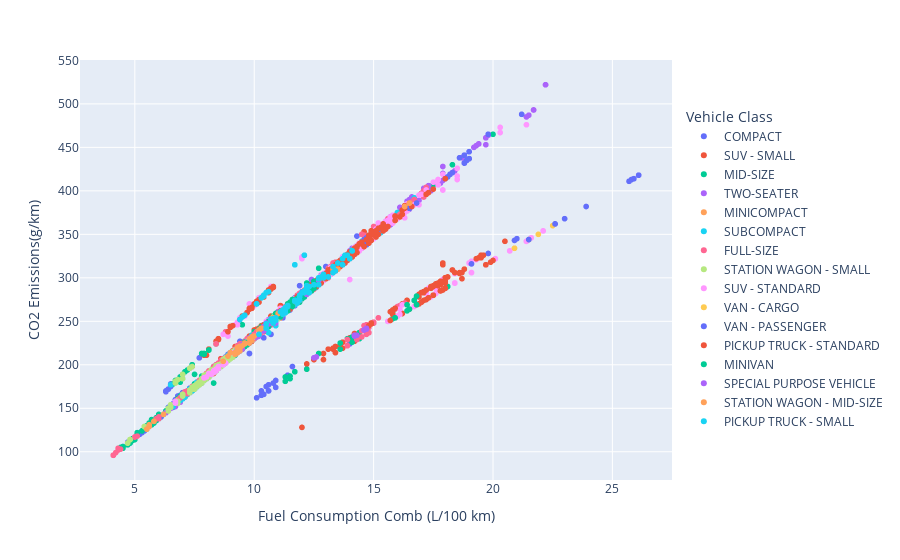

Notebook source saved alongside this figure:
### Code cell
# plotly scatter 
fig = px.scatter(df_co2, x='Fuel Consumption Comb (L/100 km)', y='CO2 Emissions(g/km)', color='Vehicle Class')
fig.update_layout(legend_x= 1.02, legend_y=0.5)

fig.show()

### Figure 1 — Plotly figure (JSON) as saved in the notebook; plotly's stock layout.template omitted (floating-point values rounded to 4 significant figures; data arrays with more than 128 entries replaced by an {"elided": "..."} marker saying what was removed)
{"data": [{"hovertemplate": "Vehicle Class=COMPACT<br>Fuel Consumption Comb (L/100 km)=%{x}<br>CO2 Emissions(g/km)=%{y}<extra></extra>", "legendgroup": "COMPACT", "marker": {"color": "#636efa", "symbol": "circle"}, "mode": "markers", "name": "COMPACT", "showlegend": true, "type": "scattergl", "x": {"elided": "1022 float values"}, "xaxis": "x", "y": {"elided": "1022 int values"}, "yaxis": "y"}, {"hovertemplate": "Vehicle Class=SUV - SMALL<br>Fuel Consumption Comb (L/100 km)=%{x}<br>CO2 Emissions(g/km)=%{y}<extra></extra>", "legendgroup": "SUV - SMALL", "marker": {"color": "#EF553B", "symbol": "circle"}, "mode": "markers", "name": "SUV - SMALL", "showlegend": true, "type": "scattergl", "x": {"elided": "1217 float values"}, "xaxis": "x", "y": {"elided": "1217 int values"}, "yaxis": "y"}, {"hovertemplate": "Vehicle Class=MID-SIZE<br>Fuel Consumption Comb (L/100 km)=%{x}<br>CO2 Emissions(g/km)=%{y}<extra></extra>", "legendgroup": "MID-SIZE", "marker": {"color": "#00cc96", "symbol": "circle"}, "mode": "markers", "name": "MID-SIZE", "showlegend": true, "type": "scattergl", "x": {"elided": "1133 float values"}, "xaxis": "x", "y": {"elided": "1133 int values"}, "yaxis": "y"}, {"hovertemplate": "Vehicle Class=TWO-SEATER<br>Fuel Consumption Comb (L/100 km)=%{x}<br>CO2 Emissions(g/km)=%{y}<extra></extra>", "legendgroup": "TWO-SEATER", "marker": {"color": "#ab63fa", "symbol": "circle"}, "mode": "markers", "name": "TWO-SEATER", "showlegend": true, "type": "scattergl", "x": {"elided": "460 float values"}, "xaxis": "x", "y": {"elided": "460 int values"}, "yaxis": "y"}, {"hovertemplate": "Vehicle Class=MINICOMPACT<br>Fuel Consumption Comb (L/100 km)=%{x}<br>CO2 Emissions(g/km)=%{y}<extra></extra>", "legendgroup": "MINICOMPACT", "marker": {"color": "#FFA15A", "symbol": "circle"}, "mode": "markers", "name": "MINICOMPACT", "showlegend": true, "type": "scattergl", "x": {"elided": "326 float values"}, "xaxis": "x", "y": {"elided": "326 int values"}, "yaxis": "y"}, {"hovertemplate": "Vehicle Class=SUBCOMPACT<br>Fuel Consumption Comb (L/100 km)=%{x}<br>CO2 Emissions(g/km)=%{y}<extra></extra>", "legendgroup": "SUBCOMPACT", "marker": {"color": "#19d3f3", "symbol": "circle"}, "mode": "markers", "name": "SUBCOMPACT", "showlegend": true, "type": "scattergl", "x": {"elided": "606 float values"}, "xaxis": "x", "y": {"elided": "606 int values"}, "yaxis": "y"}, {"hovertemplate": "Vehicle Class=FULL-SIZE<br>Fuel Consumption Comb (L/100 km)=%{x}<br>CO2 Emissions(g/km)=%{y}<extra></extra>", "legendgroup": "FULL-SIZE", "marker": {"color": "#FF6692", "symbol": "circle"}, "mode": "markers", "name": "FULL-SIZE", "showlegend": true, "type": "scattergl", "x": {"elided": "639 float values"}, "xaxis": "x", "y": {"elided": "639 int values"}, "yaxis": "y"}, {"hovertemplate": "Vehicle Class=STATION WAGON - SMALL<br>Fuel Consumption Comb (L/100 km)=%{x}<br>CO2 Emissions(g/km)=%{y}<extra></extra>", "legendgroup": "STATION WAGON - SMALL", "marker": {"color": "#B6E880", "symbol": "circle"}, "mode": "markers", "name": "STATION WAGON - SMALL", "showlegend": true, "type": "scattergl", "x": {"elided": "252 float values"}, "xaxis": "x", "y": {"elided": "252 int values"}, "yaxis": "y"}, {"hovertemplate": "Vehicle Class=SUV - STANDARD<br>Fuel Consumption Comb (L/100 km)=%{x}<br>CO2 Emissions(g/km)=%{y}<extra></extra>", "legendgroup": "SUV - STANDARD", "marker": {"color": "#FF97FF", "symbol": "circle"}, "mode": "markers", "name": "SUV - STANDARD", "showlegend": true, "type": "scattergl", "x": {"elided": "735 float values"}, "xaxis": "x", "y": {"elided": "735 int values"}, "yaxis": "y"}, {"hovertemplate": "Vehicle Class=VAN - CARGO<br>Fuel Consumption Comb (L/100 km)=%{x}<br>CO2 Emissions(g/km)=%{y}<extra></extra>", "legendgroup": "VAN - CARGO", "marker": {"color": "#FECB52", "symbol": "circle"}, "mode": "markers", "name": "VAN - CARGO", "showlegend": true, "type": "scattergl", "x": [15.1, 15.9, 20.9, 16.5, 21.5, 16.5, 21.5, 16.5, 22.6, 16.2, 21.9, 17.2, 22.5, 15.1, 15.9, 20.9, 16.5, 21.5, 16.5, 21.5, 16.5, 22.6], "xaxis": "x", "y": [347, 366, 334, 380, 344, 380, 344, 380, 362, 373, 350, 396, 360, 347, 366, 334, 380, 344, 380, 344, 380, 362], "yaxis": "y"}, {"hovertemplate": "Vehicle Class=VAN - PASSENGER<br>Fuel Consumption Comb (L/100 km)=%{x}<br>CO2 Emissions(g/km)=%{y}<extra></extra>", "legendgroup": "VAN - PASSENGER", "marker": {"color": "#636efa", "symbol": "circle"}, "mode": "markers", "name": "VAN - PASSENGER", "showlegend": true, "type": "scattergl", "x": [16.5, 21.5, 16.5, 22.6, 18.0, 18.8, 25.7, 18.2, 18.9, 25.8, 16.8, 23.0, 21.2, 18.3, 23.9, 16.5, 21.5, 16.5, 22.6, 18.0, 18.8, 25.7, 18.2, 18.9, 25.8, 18.0, 18.8, 18.8, 25.9, 18.1, 19.0, 19.0, 26.1, 14.7, 14.8, 19.7, 18.0, 18.8, 18.8, 25.9, 18.1, 19.0, 19.0, 26.1, 18.8, 19.8, 14.6, 15.2, 21.0, 18.8, 19.8, 18.6, 19.0, 14.6, 15.1, 20.9, 18.6, 19.0, 14.7, 15.1, 14.7, 15.2, 14.5, 19.1, 15.0, 19.8], "xaxis": "x", "y": [380, 344, 380, 362, 414, 432, 411, 419, 435, 413, 386, 368, 488, 421, 382, 380, 344, 380, 362, 414, 432, 411, 419, 435, 413, 414, 432, 432, 414, 416, 437, 437, 418, 338, 340, 315, 414, 432, 432, 414, 416, 437, 437, 418, 441, 465, 342, 356, 345, 441, 465, 438, 445, 344, 354, 343, 438, 445, 345, 354, 346, 355, 340, 316, 352, 328], "yaxis": "y"}, {"hovertemplate": "Vehicle Class=PICKUP TRUCK - STANDARD<br>Fuel Consumption Comb (L/100 km)=%{x}<br>CO2 Emissions(g/km)=%{y}<extra></extra>", "legendgroup": "PICKUP TRUCK - STANDARD", "marker": {"color": "#EF553B", "symbol": "circle"}, "mode": "markers", "name": "PICKUP TRUCK - STANDARD", "showlegend": true, "type": "scattergl", "x": {"elided": "538 float values"}, "xaxis": "x", "y": {"elided": "538 int values"}, "yaxis": "y"}, {"hovertemplate": "Vehicle Class=MINIVAN<br>Fuel Consumption Comb (L/100 km)=%{x}<br>CO2 Emissions(g/km)=%{y}<extra></extra>", "legendgroup": "MINIVAN", "marker": {"color": "#00cc96", "symbol": "circle"}, "mode": "markers", "name": "MINIVAN", "showlegend": true, "type": "scattergl", "x": [12.0, 16.8, 11.8, 16.5, 10.6, 12.0, 9.7, 9.8, 11.1, 11.4, 15.9, 11.3, 12.4, 12.1, 12.0, 16.8, 11.8, 16.4, 10.6, 11.6, 11.4, 12.5, 9.6, 9.8, 10.5, 11.4, 15.9, 11.4, 12.5, 12.0, 16.8, 11.8, 16.4, 10.6, 11.6, 11.4, 12.5, 9.7, 9.8, 11.4, 12.5, 10.9, 10.6, 11.8, 16.7, 10.7, 11.6, 11.4, 12.5, 9.6, 9.8, 10.9, 11.7, 10.9, 10.6, 11.8, 16.7, 10.7, 10.6, 11.6, 11.4, 12.5, 10.9, 11.7, 10.9, 10.6, 11.8, 16.7, 10.7, 10.6, 11.5, 10.8, 11.7, 10.6, 10.6, 11.8, 10.6, 11.5, 11.0, 11.7], "xaxis": "x", "y": [276, 269, 271, 264, 244, 276, 223, 225, 255, 262, 254, 260, 285, 278, 276, 269, 271, 262, 244, 267, 262, 288, 221, 225, 242, 262, 254, 262, 288, 282, 279, 276, 269, 250, 275, 269, 296, 226, 229, 267, 290, 257, 249, 276, 274, 251, 275, 269, 296, 226, 230, 255, 274, 259, 249, 276, 274, 252, 247, 275, 269, 296, 256, 274, 259, 249, 276, 274, 252, 247, 272, 254, 274, 249, 249, 276, 248, 271, 259, 274], "yaxis": "y"}, {"hovertemplate": "Vehicle Class=SPECIAL PURPOSE VEHICLE<br>Fuel Consumption Comb (L/100 km)=%{x}<br>CO2 Emissions(g/km)=%{y}<extra></extra>", "legendgroup": "SPECIAL PURPOSE VEHICLE", "marker": {"color": "#ab63fa", "symbol": "circle"}, "mode": "markers", "name": "SPECIAL PURPOSE VEHICLE", "showlegend": true, "type": "scattergl", "x": [9.5, 9.9, 10.1, 10.4, 10.2, 12.2, 9.3, 9.4, 9.4, 9.9, 10.2, 10.4, 10.1, 12.2, 9.4, 9.8, 9.4, 9.5, 10.4, 10.4, 14.2, 10.7, 10.7, 14.6, 10.7, 10.7, 14.6, 11.4, 12.7, 10.2, 10.9, 9.4, 9.8, 9.4, 10.4, 14.2, 10.8, 14.7, 12.7, 10.2, 10.5, 9.4, 9.9, 9.3, 10.4, 14.3, 10.7, 14.7, 12.7, 10.7, 11.4, 9.3, 9.9, 9.3, 9.3, 12.6, 10.6, 9.2, 9.2, 12.5, 10.7, 12.7, 10.7, 10.5, 11.4, 9.3, 9.9, 9.3, 12.6, 9.3, 10.6, 9.2, 9.2, 12.5, 10.7, 9.3, 9.9], "xaxis": "x", "y": [218, 228, 232, 239, 235, 281, 214, 216, 216, 228, 235, 239, 232, 281, 216, 225, 220, 223, 243, 243, 233, 252, 252, 240, 252, 252, 240, 268, 298, 233, 248, 220, 231, 220, 244, 234, 253, 242, 298, 240, 248, 220, 232, 218, 244, 234, 251, 241, 298, 251, 268, 218, 232, 219, 219, 209, 247, 214, 214, 208, 251, 297, 251, 248, 268, 218, 232, 219, 209, 219, 247, 214, 214, 208, 251, 218, 232], "yaxis": "y"}, {"hovertemplate": "Vehicle Class=STATION WAGON - MID-SIZE<br>Fuel Consumption Comb (L/100 km)=%{x}<br>CO2 Emissions(g/km)=%{y}<extra></extra>", "legendgroup": "STATION WAGON - MID-SIZE", "marker": {"color": "#FFA15A", "symbol": "circle"}, "mode": "markers", "name": "STATION WAGON - MID-SIZE", "showlegend": true, "type": "scattergl", "x": [9.2, 9.3, 10.5, 13.5, 13.5, 5.5, 9.3, 9.3, 10.8, 13.3, 9.4, 9.8, 9.9, 5.6, 9.0, 9.3, 13.3, 10.8, 9.8, 9.9, 5.6, 8.9, 11.0, 9.8, 9.9, 5.8, 8.7, 9.4, 9.4, 13.3, 9.6, 9.5, 11.1, 9.8, 9.9, 5.8, 9.3, 9.2, 9.6, 10.2, 12.7, 9.6, 10.8, 10.2, 10.3, 16.3, 9.4, 10.0, 12.7, 10.2, 10.3, 16.5, 16.5], "xaxis": "x", "y": [212, 214, 242, 310, 310, 126, 214, 214, 248, 306, 216, 225, 228, 129, 214, 220, 310, 253, 230, 232, 131, 210, 259, 230, 232, 135, 204, 219, 221, 312, 225, 222, 261, 230, 232, 135, 216, 214, 224, 239, 299, 225, 254, 240, 242, 382, 219, 233, 299, 240, 242, 386, 386], "yaxis": "y"}, {"hovertemplate": "Vehicle Class=PICKUP TRUCK - SMALL<br>Fuel Consumption Comb (L/100 km)=%{x}<br>CO2 Emissions(g/km)=%{y}<extra></extra>", "legendgroup": "PICKUP TRUCK - SMALL", "marker": {"color": "#19d3f3", "symbol": "circle"}, "mode": "markers", "name": "PICKUP TRUCK - SMALL", "showlegend": true, "type": "scattergl", "x": {"elided": "159 float values"}, "xaxis": "x", "y": {"elided": "159 int values"}, "yaxis": "y"}], "layout": {"legend": {"title": {"text": "Vehicle Class"}, "tracegroupgap": 0, "x": 1.02, "y": 0.5}, "margin": {"t": 60}, "xaxis": {"anchor": "y", "domain": [0, 1], "title": {"text": "Fuel Consumption Comb (L/100 km)"}}, "yaxis": {"anchor": "x", "domain": [0, 1], "title": {"text": "CO2 Emissions(g/km)"}}}}
